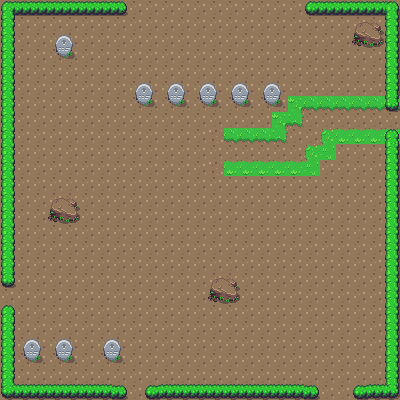

This game map was drawn from its Tiled (.tmx) file and the tilesets committed beside it. A one-line description and the trimmed map source follow:
An orthogonal 25x25 tile map with 16x16 px tiles, 3 tile layers (Ground, Paths, Objects) and 20 objects.

<map version="1.4" tiledversion="1.4.3" orientation="orthogonal" renderorder="left-down" width="25" height="25" tilewidth="16" tileheight="16" infinite="0" nextlayerid="5" nextobjectid="21">
 <tileset firstgid="1" source="NewOverWorldTileSet.tsx" />
 <layer id="1" name="Ground" width="25" height="25">
  <data>[625 cells, 625 non-empty, 1 distinct tile ids]</data>
 </layer>
 <layer id="2" name="Paths" width="25" height="25">
  <data>[625 cells, 64 non-empty, 11 distinct tile ids]</data>
 </layer>
 <layer id="3" name="Objects" width="25" height="25">
  <data>[625 cells, 106 non-empty, 17 distinct tile ids]</data>
 </layer>
 <objectgroup id="4" name="Collisions">
  <object id="1" x="1.62068" y="1.29654" width="122.848" height="10.0482" />
  <object id="2" x="1.29654" y="1.29654" width="9.72408" height="281.674" />
  <object id="3" x="1.62068" y="308.253" width="10.0482" height="89.1374" />
  <object id="4" x="2.26895" y="386.694" width="122.199" height="13.6137" />
  <object id="5" x="148.778" y="387.991" width="166.282" height="13.9378" />
  <object id="6" x="357.198" y="387.667" width="42.4618" height="11.6689" />
  <object id="7" x="389.936" y="131.599" width="9.39994" height="265.143" />
  <object id="8" x="388.639" y="0.648272" width="10.0482" height="105.668" />
  <object id="9" x="308.577" y="1.62068" width="90.7581" height="8.75167" />
  <object id="10" x="138.082" y="86.8684" width="11.6689" height="15.5585" />
  <object id="11" x="169.847" y="87.1926" width="11.993" height="16.2068" />
  <object id="12" x="202.261" y="87.1926" width="11.6689" height="15.5585" />
  <object id="13" x="234.674" y="87.1926" width="11.3448" height="15.8827" />
  <object id="14" x="266.764" y="86.8684" width="10.6965" height="15.8827" />
  <object id="15" x="58.6686" y="39.5446" width="10.3724" height="13.6137" />
  <object id="16" x="25.2826" y="344.557" width="12.6413" height="14.5861" />
  <object id="17" x="57.6962" y="343.584" width="11.993" height="15.5585" />
  <object id="18" x="105.668" y="344.232" width="13.2896" height="15.5585" />
  <object id="19" x="62.8824" y="199.668">
   <polygon points="0,0 -9.72408,2.26895 -11.3448,8.75167 -11.3448,16.5309 0.648272,21.0688 12.3172,20.7447 14.9103,17.1792 12.3172,8.42754 13.2896,3.88963 7.77926,0 4.5379,2.59309" />
  </object>
  <object id="20" x="219.764" y="280.378">
   <polygon points="0,0 -5.83445,1.62068 -7.77926,6.80686 -8.75167,11.993 -8.75167,16.5309 6.48272,21.7171 16.2068,20.4206 17.1792,17.8275 14.9103,8.42754 16.2068,3.5655 10.6965,-0.972408 7.13099,1.62068" />
  </object>
 </objectgroup>
</map>
